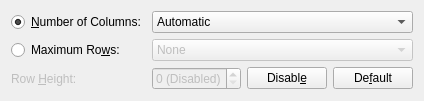
<?xml version="1.0" encoding="UTF-8"?>
<ui version="4.0">
 <class>grpDBExtend</class>
 <widget class="QWidget" name="grpDBExtend">
  <property name="geometry">
   <rect>
    <x>0</x>
    <y>0</y>
    <width>310</width>
    <height>78</height>
   </rect>
  </property>
  <property name="maximumSize">
   <size>
    <width>600</width>
    <height>16777215</height>
   </size>
  </property>
  <property name="windowTitle">
   <string>Form</string>
  </property>
  <layout class="QVBoxLayout" name="verticalLayoutDBES">
   <item>
    <layout class="QGridLayout" name="gridLayoutDBES">
     <item row="0" column="0">
      <widget class="QRadioButton" name="radDBESCols">
       <property name="text">
        <string>&amp;Number of Columns:</string>
       </property>
       <property name="toolTip">
        <string>Set number of columns (each contains
2 data segments)</string>
       </property>
       <property name="checked">
        <bool>true</bool>
       </property>
       <attribute name="buttonGroup">
        <string notr="true">buttonGroupDBESColsRows</string>
       </attribute>
      </widget>
     </item>
     <item row="0" column="1">
      <widget class="QComboBox" name="cmbDBESCols">
       <property name="enabled">
        <bool>true</bool>
       </property>
       <property name="toolTip">
        <string>Set number of columns (each contains
2 data segments)</string>
       </property>
       <item>
        <property name="text">
         <string>Automatic</string>
        </property>
       </item>
       <item>
        <property name="text">
         <string>1 (2 segments)</string>
        </property>
       </item>
       <item>
        <property name="text">
         <string>2 (4 segments)</string>
        </property>
       </item>
       <item>
        <property name="text">
         <string>3 (6 segments)</string>
        </property>
       </item>
       <item>
        <property name="text">
         <string>4 (8 segments)</string>
        </property>
       </item>
       <item>
        <property name="text">
         <string>5 (10 segments)</string>
        </property>
       </item>
       <item>
        <property name="text">
         <string>6 (12 segments)</string>
        </property>
       </item>
       <item>
        <property name="text">
         <string>7 (14 segments)</string>
        </property>
       </item>
       <item>
        <property name="text">
         <string>8 (16 segments)</string>
        </property>
       </item>
       <item>
        <property name="text">
         <string>9 (18 segments)</string>
        </property>
       </item>
       <item>
        <property name="text">
         <string>10 (20 segments)</string>
        </property>
       </item>
       <item>
        <property name="text">
         <string>11 (22 segments)</string>
        </property>
       </item>
      </widget>
     </item>
     <item row="1" column="0">
      <widget class="QRadioButton" name="radDBESRows">
       <property name="text">
        <string>Maximum Ro&amp;ws:</string>
       </property>
       <property name="toolTip">
        <string>Set maximum number of rows</string>
       </property>
       <attribute name="buttonGroup">
        <string notr="true">buttonGroupDBESColsRows</string>
       </attribute>
      </widget>
     </item>
     <item row="1" column="1">
      <widget class="QComboBox" name="cmbDBESRows">
       <property name="enabled">
        <bool>false</bool>
       </property>
       <property name="toolTip">
        <string>Set maximum number of rows</string>
       </property>
       <item>
        <property name="text">
         <string>None</string>
        </property>
       </item>
       <item>
        <property name="text">
         <string>2</string>
        </property>
       </item>
       <item>
        <property name="text">
         <string>3</string>
        </property>
       </item>
       <item>
        <property name="text">
         <string>4</string>
        </property>
       </item>
       <item>
        <property name="text">
         <string>5</string>
        </property>
       </item>
       <item>
        <property name="text">
         <string>6</string>
        </property>
       </item>
       <item>
        <property name="text">
         <string>7</string>
        </property>
       </item>
       <item>
        <property name="text">
         <string>8</string>
        </property>
       </item>
       <item>
        <property name="text">
         <string>9</string>
        </property>
       </item>
       <item>
        <property name="text">
         <string>10</string>
        </property>
       </item>
       <item>
        <property name="text">
         <string>11 (same as none)</string>
        </property>
       </item>
      </widget>
     </item>
     <item row="2" column="0">
      <widget class="QLabel" name="lblDBESHeightPerRow">
       <property name="enabled">
        <bool>false</bool>
       </property>
       <property name="toolTip">
        <string>Height per row in X-dimensions
Only available if &quot;Automatic Height&quot; in
the Appearance tab is not checked
(ignored if disabled)</string>
       </property>
       <property name="text">
        <string>Row &amp;Height:</string>
       </property>
       <property name="alignment">
        <set>Qt::AlignLeading|Qt::AlignLeft|Qt::AlignVCenter</set>
       </property>
       <property name="buddy">
        <cstring>spnDBESHeightPerRow</cstring>
       </property>
      </widget>
     </item>
     <item row="2" column="1">
      <layout class="QHBoxLayout" name="horzLayoutDBESHeightPerRow">
       <item>
        <widget class="QDoubleSpinBox" name="spnDBESHeightPerRow">
         <property name="enabled">
          <bool>false</bool>
         </property>
         <property name="toolTip">
        <string>Height per row in X-dimensions
Only available if &quot;Automatic Height&quot; in
the Appearance tab is not checked
(ignored if disabled)</string>
         </property>
         <property name="accelerated">
          <bool>true</bool>
         </property>
         <property name="prefix">
          <string/>
         </property>
         <property name="suffix">
          <string> X</string>
         </property>
         <property name="decimals">
          <number>3</number>
         </property>
         <property name="minimum">
          <double>0</double>
         </property>
         <property name="maximum">
          <double>2000.000000000000000</double>
         </property>
         <property name="singleStep">
          <double>0.100000000000000</double>
         </property>
         <property name="value">
          <double>0</double>
         </property>
         <property name="specialValueText">
          <string>0 (Disabled)</string>
         </property>
         <property name="sizePolicy">
          <sizepolicy hsizetype="Minimum" vsizetype="Fixed">
           <horstretch>2</horstretch>
           <verstretch>0</verstretch>
          </sizepolicy>
         </property>
        </widget>
       </item>
       <item>
        <widget class="QPushButton" name="btnDBESHeightPerRowDisable">
         <property name="toolTip">
          <string>Set height per row to 0
(&quot;Height&quot; in the Appearance
tab will be re-enabled)</string>
         </property>
         <property name="text">
          <string>Disabl&amp;e</string>
         </property>
         <property name="sizePolicy">
          <sizepolicy hsizetype="Preferred" vsizetype="Fixed">
           <horstretch>1</horstretch>
           <verstretch>0</verstretch>
          </sizepolicy>
         </property>
         <property name="sizeHint" stdset="0">
          <size>
           <width>30</width>
           <height>20</height>
          </size>
         </property>
        </widget>
       </item>
       <item>
        <widget class="QPushButton" name="btnDBESHeightPerRowDefault">
         <property name="toolTip">
          <string>Set height per row to default value</string>
         </property>
         <property name="text">
          <string>De&amp;fault</string>
         </property>
         <property name="sizePolicy">
          <sizepolicy hsizetype="Preferred" vsizetype="Fixed">
           <horstretch>1</horstretch>
           <verstretch>0</verstretch>
          </sizepolicy>
         </property>
         <property name="sizeHint" stdset="0">
          <size>
           <width>30</width>
           <height>20</height>
          </size>
         </property>
        </widget>
       </item>
      </layout>
     </item>
    </layout>
   </item>
   <item>
    <spacer name="verticalSpacerDBES">
     <property name="orientation">
      <enum>Qt::Vertical</enum>
     </property>
     <property name="sizeHint" stdset="0">
      <size>
       <width>20</width>
       <height>30</height>
      </size>
     </property>
    </spacer>
   </item>
  </layout>
 </widget>
 <resources/>
 <connections>
  <connection>
   <sender>radDBESCols</sender>
   <signal>toggled(bool)</signal>
   <receiver>cmbDBESCols</receiver>
   <slot>setEnabled(bool)</slot>
   <hints>
    <hint type="sourcelabel">
     <x>85</x>
     <y>47</y>
    </hint>
    <hint type="destinationlabel">
     <x>331</x>
     <y>47</y>
    </hint>
   </hints>
  </connection>
  <connection>
   <sender>radDBESRows</sender>
   <signal>toggled(bool)</signal>
   <receiver>cmbDBESRows</receiver>
   <slot>setEnabled(bool)</slot>
   <hints>
    <hint type="sourcelabel">
     <x>200</x>
     <y>80</y>
    </hint>
    <hint type="destinationlabel">
     <x>366</x>
     <y>80</y>
    </hint>
   </hints>
  </connection>
 </connections>
 <buttongroups>
  <buttongroup name="buttonGroupDBESColsRows"/>
 </buttongroups>
</ui>
